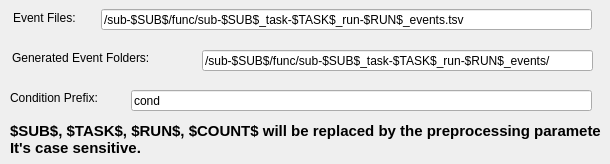
     <widget class="QWidget" name="Report">
      <attribute name="title">
       <string>Event</string>
      </attribute>
      <widget class="QLabel" name="label_31">
       <property name="geometry">
        <rect>
         <x>10</x>
         <y>124</y>
         <width>591</width>
         <height>31</height>
        </rect>
       </property>
       <property name="font">
        <font>
         <family>Arial</family>
         <pointsize>11</pointsize>
         <weight>75</weight>
         <bold>true</bold>
        </font>
       </property>
       <property name="frameShadow">
        <enum>QFrame::Plain</enum>
       </property>
       <property name="text">
        <string>$SUB$, $TASK$, $RUN$, $COUNT$ will be replaced by the preprocessing parameters.
It's case sensitive.</string>
       </property>
      </widget>
      <widget class="QLineEdit" name="txtCondPre">
       <property name="geometry">
        <rect>
         <x>131</x>
         <y>90</y>
         <width>461</width>
         <height>21</height>
        </rect>
       </property>
       <property name="text">
        <string>cond</string>
       </property>
      </widget>
      <widget class="QLineEdit" name="txtEventDIR">
       <property name="geometry">
        <rect>
         <x>202</x>
         <y>50</y>
         <width>391</width>
         <height>21</height>
        </rect>
       </property>
       <property name="text">
        <string>/sub-$SUB$/func/sub-$SUB$_task-$TASK$_run-$RUN$_events/</string>
       </property>
      </widget>
      <widget class="QLabel" name="label_28">
       <property name="geometry">
        <rect>
         <x>10</x>
         <y>90</y>
         <width>201</width>
         <height>16</height>
        </rect>
       </property>
       <property name="text">
        <string>Condition Prefix:</string>
       </property>
      </widget>
      <widget class="QLabel" name="label_27">
       <property name="geometry">
        <rect>
         <x>12</x>
         <y>50</y>
         <width>201</width>
         <height>16</height>
        </rect>
       </property>
       <property name="text">
        <string>Generated Event Folders:</string>
       </property>
      </widget>
      <widget class="QLabel" name="label_11">
       <property name="geometry">
        <rect>
         <x>13</x>
         <y>10</y>
         <width>121</width>
         <height>16</height>
        </rect>
       </property>
       <property name="text">
        <string>Event Files:</string>
       </property>
      </widget>
      <widget class="QLineEdit" name="txtOnset">
       <property name="geometry">
        <rect>
         <x>101</x>
         <y>9</y>
         <width>491</width>
         <height>21</height>
        </rect>
       </property>
       <property name="cursor">
        <cursorShape>ArrowCursor</cursorShape>
       </property>
       <property name="text">
        <string>/sub-$SUB$/func/sub-$SUB$_task-$TASK$_run-$RUN$_events.tsv</string>
       </property>
      </widget>
     </widget>
